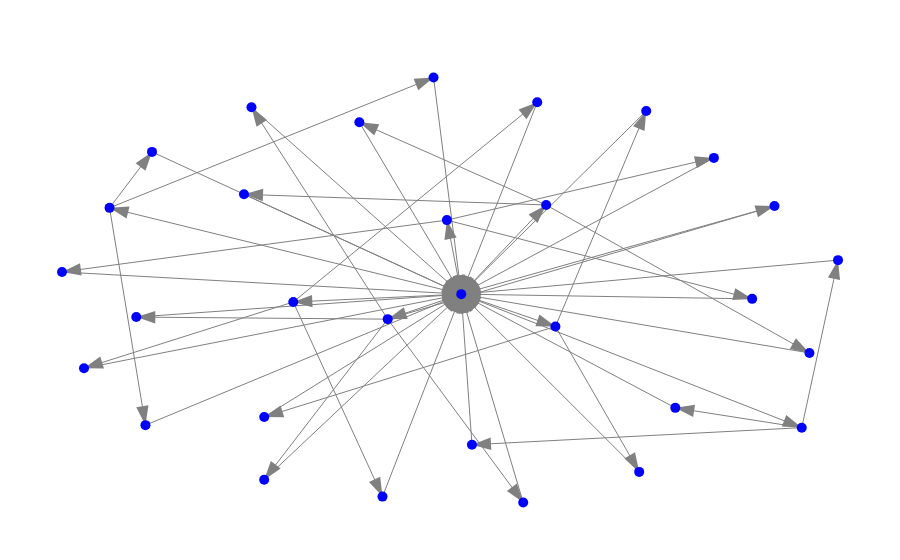

This figure's notebook cell:
### Code cell
# try plotly
import plotly.graph_objects as go

G = fbas.graph  # This is a nx.DiGraph
pos = nx.spring_layout(G)  # Node positions

# Extract edge positions
edge_x = []
edge_y = []
edge_annotations = []  # To store arrow annotations
edge_text = []  # Edge hover labels

for edge in G.edges():
    u, v = edge  # Start and end node
    x0, y0 = pos[u]
    x1, y1 = pos[v]
    
    # Store edge for plotting
    edge_x.append(x0)
    edge_x.append(x1)
    edge_x.append(None)  # None creates line breaks
    edge_y.append(y0)
    edge_y.append(y1)
    edge_y.append(None)

    # Edge hover label
    edge_text.append(f"{u} → {v}")  # Unicode arrow

    # Arrow position (slightly before reaching the destination node)
    arrow_x = x0 + 0.9 * (x1 - x0)  # Adjust position along the edge
    arrow_y = y0 + 0.9 * (y1 - y0)

# Edge trace (lines with hover text)
edge_trace = go.Scatter(
    x=edge_x, y=edge_y,
    line=dict(width=1, color='gray'),
    hoverinfo='text',
    text=edge_text,  # Show edge direction on hover
    mode='lines+markers',
    marker=dict(symbol='arrow', size=20, angleref='previous')
)

# Node trace (hover labels)
node_x = []
node_y = []
node_text = []  # Hover labels

for node_id, data in G.nodes(data=True):
    x, y = pos[node_id]
    node_x.append(x)
    node_y.append(y)
    label = f"{data['name'] if 'name' in data else node_id}"
    node_text.append(label)  # Label on hover

# Node trace (scatter points with hover labels)
node_trace = go.Scatter(
    x=node_x, y=node_y,
    mode='markers',
    marker=dict(size=10, color='blue'),
    hoverinfo='text',  # Only show labels on hover
    text=node_text  # Labels
)

# Create the figure
fig = go.Figure(data=[edge_trace, node_trace])
fig.update_layout(
    showlegend=False,
    hovermode="closest",  # Enables per-node hover
    plot_bgcolor='white',
    margin=dict(b=20, l=5, r=5, t=40),
    xaxis=dict(showgrid=False, zeroline=False, showticklabels=False),
    yaxis=dict(showgrid=False, zeroline=False, showticklabels=False),
    annotations=edge_annotations  # Add arrows
)

# Show the interactive graph
fig.show()

### Figure 1 — Plotly figure (JSON) as saved in the notebook; plotly's stock layout.template omitted (floating-point values rounded to 4 significant figures; data arrays with more than 128 entries replaced by an {"elided": "..."} marker saying what was removed)
{"data": [{"hoverinfo": "text", "line": {"color": "gray", "width": 1}, "marker": {"angleref": "previous", "size": 20, "symbol": "arrow"}, "mode": "lines+markers", "text": ["GD6SZQV3WEJUH352NTVLKEV2JM2RH266VPEM7EH5QLLI7ZZAALMLNUVN → _q8", "GAAV2GCVFLNN522ORUYFV33E76VPC22E72S75AQ6MBR5V45Z5DWVPWEU → _q8", "GAVXB7SBJRYHSG6KSQHY74N7JAFRL4PFVZCNWW2ARI6ZEKNBJSMSKW7C → _q8", "GAYXZ4PZ7P6QOX7EBHPIZXNWY4KCOBYWJCA4WKWRKC7XIUS3UJPT6EZ4 → _q8", "_q1 → GAVXB7SBJRYHSG6KSQHY74N7JAFRL4PFVZCNWW2ARI6ZEKNBJSMSKW7C", "_q1 → GAAV2GCVFLNN522ORUYFV33E76VPC22E72S75AQ6MBR5V45Z5DWVPWEU", "_q1 → GAYXZ4PZ7P6QOX7EBHPIZXNWY4KCOBYWJCA4WKWRKC7XIUS3UJPT6EZ4", "GABMKJM6I25XI4K7U6XWMULOUQIQ27BCTMLS6BYYSOWKTBUXVRJSXHYQ → _q8", "GCGB2S2KGYARPVIA37HYZXVRM2YZUEXA6S33ZU5BUDC6THSB62LZSTYH → _q8", "GCM6QMP3DLRPTAZW2UZPCPX2LF3SXWXKPMP3GKFZBDSF3QZGV2G5QSTK → _q8", "_q2 → GCM6QMP3DLRPTAZW2UZPCPX2LF3SXWXKPMP3GKFZBDSF3QZGV2G5QSTK", "_q2 → GCGB2S2KGYARPVIA37HYZXVRM2YZUEXA6S33ZU5BUDC6THSB62LZSTYH", "_q2 → GABMKJM6I25XI4K7U6XWMULOUQIQ27BCTMLS6BYYSOWKTBUXVRJSXHYQ", "GADLA6BJK6VK33EM2IDQM37L5KGVCY5MSHSHVJA4SCNGNUIEOTCR6J5T → _q8", "GAZ437J46SCFPZEDLVGDMKZPLFO77XJ4QVAURSJVRZK2T5S7XUFHXI2Z → _q8", "_q3 → GADLA6BJK6VK33EM2IDQM37L5KGVCY5MSHSHVJA4SCNGNUIEOTCR6J5T", "_q3 → GD6SZQV3WEJUH352NTVLKEV2JM2RH266VPEM7EH5QLLI7ZZAALMLNUVN", "_q3 → GAZ437J46SCFPZEDLVGDMKZPLFO77XJ4QVAURSJVRZK2T5S7XUFHXI2Z", "GAK6Z5UVGUVSEK6PEOCAYJISTT5EJBB34PN3NOLEQG2SUKXRVV2F6HZY → _q8", "GBJQUIXUO4XSNPAUT6ODLZUJRV2NPXYASKUBY4G5MYP3M47PCVI55MNT → _q8", "GC5SXLNAM3C4NMGK2PXK4R34B5GNZ47FYQ24ZIBFDFOCU6D4KBN4POAE → _q8", "_q4 → GBJQUIXUO4XSNPAUT6ODLZUJRV2NPXYASKUBY4G5MYP3M47PCVI55MNT", "_q4 → GAK6Z5UVGUVSEK6PEOCAYJISTT5EJBB34PN3NOLEQG2SUKXRVV2F6HZY", "_q4 → GC5SXLNAM3C4NMGK2PXK4R34B5GNZ47FYQ24ZIBFDFOCU6D4KBN4POAE", "GARYGQ5F2IJEBCZJCBNPWNWVDOFK7IBOHLJKKSG2TMHDQKEEC6P4PE4V → _q8", "GA7DV63PBUUWNUFAF4GAZVXU2OZMYRATDLKTC7VTCG7AU4XUPN5VRX4A → _q8", "GCMSM2VFZGRPTZKPH5OABHGH4F3AVS6XTNJXDGCZ3MKCOSUBH3FL6DOB → _q8", "_q5 → GARYGQ5F2IJEBCZJCBNPWNWVDOFK7IBOHLJKKSG2TMHDQKEEC6P4PE4V", "_q5 → GCMSM2VFZGRPTZKPH5OABHGH4F3AVS6XTNJXDGCZ3MKCOSUBH3FL6DOB", "_q5 → GA7DV63PBUUWNUFAF4GAZVXU2OZMYRATDLKTC7VTCG7AU4XUPN5VRX4A", "GA5STBMV6QDXFDGD62MEHLLHZTPDI77U3PFOD2SELU5RJDHQWBR5NNK7 → _q8", "GA7TEPCBDQKI7JQLQ34ZURRMK44DVYCIGVXQQWNSWAEQR6KB4FMCBT7J → _q8", "GCB2VSADESRV2DDTIVTFLBDI562K6KE3KMKILBHUHUWFXCUBHGQDI7VL → _q8", "GCFONE23AB7Y6C5YZOMKUKGETPIAJA4QOYLS5VNS4JHBGKRZCPYHDLW7 → _q8", "GD5QWEVV4GZZTQP46BRXV5CUMMMLP4JTGFD7FWYJJWRL54CELY6JGQ63 → _q8", "_q6 → GCFONE23AB7Y6C5YZOMKUKGETPIAJA4QOYLS5VNS4JHBGKRZCPYHDLW7", "_q6 → GA5STBMV6QDXFDGD62MEHLLHZTPDI77U3PFOD2SELU5RJDHQWBR5NNK7", "_q6 → GD5QWEVV4GZZTQP46BRXV5CUMMMLP4JTGFD7FWYJJWRL54CELY6JGQ63", "_q6 → GCB2VSADESRV2DDTIVTFLBDI562K6KE3KMKILBHUHUWFXCUBHGQDI7VL", "_q6 → GA7TEPCBDQKI7JQLQ34ZURRMK44DVYCIGVXQQWNSWAEQR6KB4FMCBT7J", "GBLJNN3AVZZPG2FYAYTYQKECNWTQYYUUY2KVFN2OUKZKBULXIXBZ4FCT → _q8", "GCIXVKNFPKWVMKJKVK2V4NK7D4TC6W3BUMXSIJ365QUAXWBRPPJXIR2Z → _q8", "GCVJ4Z6TI6Z2SOGENSPXDQ2U4RKH3CNQKYUHNSSPYFPNWTLGS6EBH7I2 → _q8", "_q7 → GCIXVKNFPKWVMKJKVK2V4NK7D4TC6W3BUMXSIJ365QUAXWBRPPJXIR2Z", "_q7 → GBLJNN3AVZZPG2FYAYTYQKECNWTQYYUUY2KVFN2OUKZKBULXIXBZ4FCT", "_q7 → GCVJ4Z6TI6Z2SOGENSPXDQ2U4RKH3CNQKYUHNSSPYFPNWTLGS6EBH7I2", "_q8 → _q5", "_q8 → _q1", "_q8 → _q3", "_q8 → _q6", "_q8 → _q7", "_q8 → _q4", "_q8 → _q2"], "type": "scatter", "x": {"elided": "159 float values"}, "y": {"elided": "159 float values"}}, {"hoverinfo": "text", "marker": {"color": "blue", "size": 10}, "mode": "markers", "text": ["Whalestack (Germany)", "Blockdaemon Validator 1", "Blockdaemon Validator 2", "Blockdaemon Validator 3", "_q1", "SDF 3", "SDF 1", "SDF 2", "_q2", "Whalestack (Finland)", "Whalestack (Hong Kong)", "_q3", "SatoshiPay Iowa", "SatoshiPay Singapore", "SatoshiPay Frankfurt", "_q4", "FT SCV 1", "FT SCV 3", "FT SCV 2", "_q5", "LOBSTR 5 (India)", "LOBSTR 4 (Asia)", "LOBSTR 2 (Europe)", "LOBSTR 1 (Europe)", "LOBSTR 3 (North America)", "_q6", "Hercules by OG Technologies", "Lyra by BP Ventures", "Boötes", "_q7", "_q8"], "type": "scatter", "x": [0.7822, 0.5872, 1, 0.07111, 0.908, -0.7408, -0.02634, -0.7574, -0.8486, 0.6851, -0.9692, 0.00749, 0.9275, -0.5074, -0.2147, 0.2593, 0.4955, -0.456, 0.5134, 0.2829, 0.2011, -0.4562, -0.4884, 0.8388, -0.7808, -0.1427, 0.2368, -0.1559, -0.9134, -0.3824, 0.04398], "y": [-0.03253, -0.5384, 0.1473, -0.7096, -0.6303, 0.6496, 0.995, -0.6186, 0.3899, 0.6219, 0.09241, 0.333, -0.2835, 0.4528, 0.7872, 0.4034, -0.8356, -0.581, 0.8393, -0.1606, -0.9777, -0.8722, 0.8565, 0.3983, -0.117, -0.1267, 0.8799, -0.9504, -0.3546, -0.04711, -0.01055]}], "layout": {"hovermode": "closest", "margin": {"b": 20, "l": 5, "r": 5, "t": 40}, "plot_bgcolor": "white", "showlegend": false, "xaxis": {"showgrid": false, "showticklabels": false, "zeroline": false}, "yaxis": {"showgrid": false, "showticklabels": false, "zeroline": false}}}
